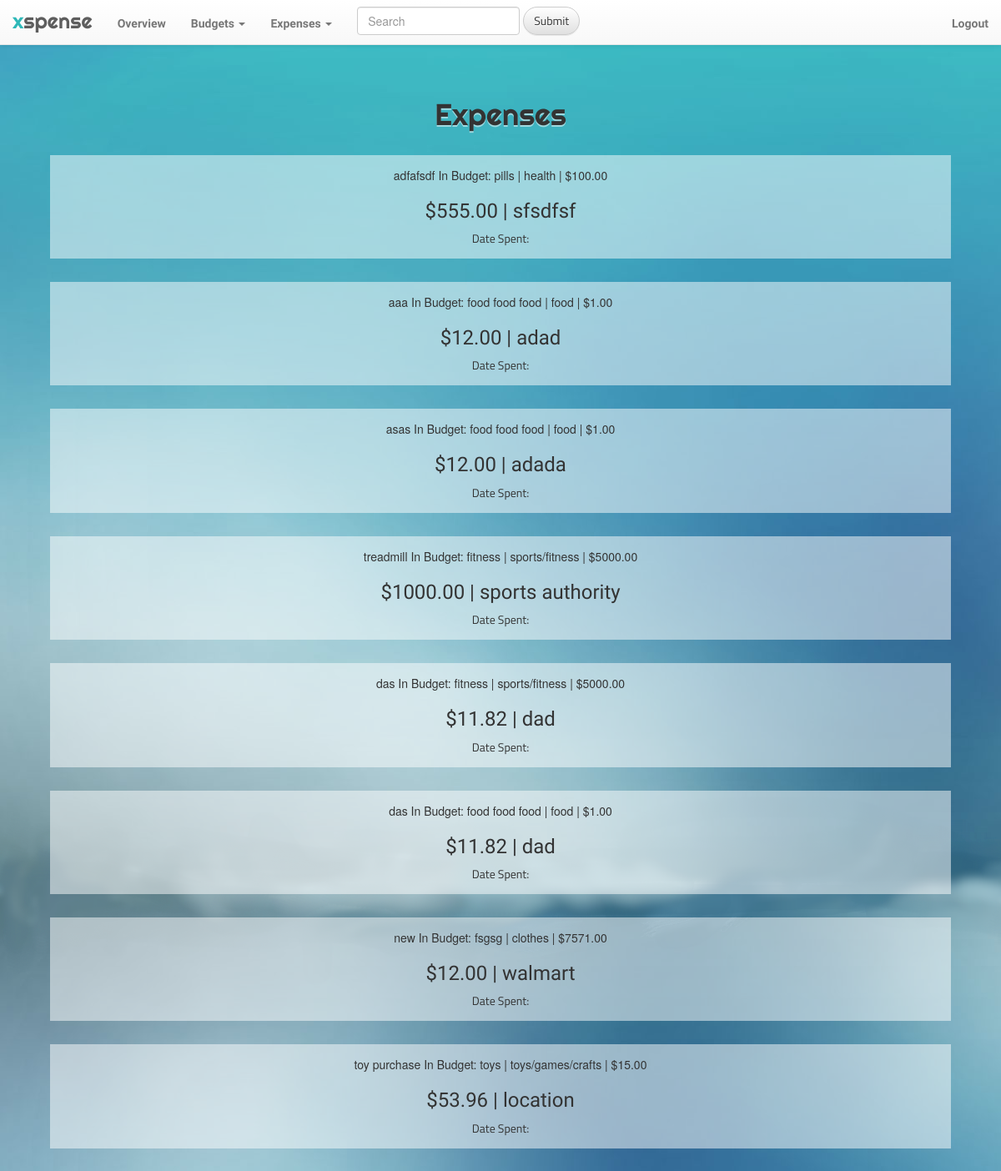
Screenshot of /expenses (signed in) with the database file from the repository.
### app_xspense/models.py (models this page shows, shortened)
class Expense(models.Model):
	user = models.ForeignKey('auth.User', null=True)
	budget = models.ForeignKey(Budget, on_delete=models.CASCADE, null=True, blank=True)
	item = models.TextField()
	price = models.DecimalField(max_digits=9, decimal_places=2)
	date = models.DateTimeField(
		default=timezone.now)
	location = models.TextField()

class Budget(models.Model):
	ELECTRONICS = 0
	OFFICE = 1
	ENTERTAINMENT = 2
	HOME_FURNITURE = 3
	CLOTHES = 4
	BABY_KIDS = 5
	TOYS_GAMES_CRAFTS = 6
	FOOD = 7
	HEALTH = 8
	BEAUTY = 9
	SPORTS_FITNESS = 10
	AUTO = 11
	GIFTS = 12
	OTHER = 13
	EDUCATION = 14
	category_choices = [
		(ELECTRONICS, 'electronics'),
		(OFFICE, 'office'),
		(ENTERTAINMENT, 'entertainment'),
		(HOME_FURNITURE, 'home/furniture'),
		(CLOTHES, 'clothes'),
		(BABY_KIDS, 'baby/kids'),
		(TOYS_GAMES_CRAFTS, 'toys/games/crafts'),
		(FOOD, 'food'),
		(HEALTH, 'health'),
		(BEAUTY, 'beauty'),
		(SPORTS_FITNESS, 'sports/fitness'),
		(AUTO, 'auto'),
		(GIFTS, 'gifts'),
		(OTHER, 'other'),
		(EDUCATION, 'education')
		]
	category = models.IntegerField(choices=category_choices, default=13)
	user = models.ForeignKey('auth.User', null=True)
	purpose = models.TextField()
	amount = models.DecimalField(max_digits=9, decimal_places=2)
	date_created = models.DateTimeField(
		default=timezone.now)
	def __str__(self):
		return "%s | %s | $%.2f" % (self.purpose, self.category_choices[self.category][1], self.amount)

### app_xspense/views.py (the view)
# urls.py: url(r'^expenses$', views.all_expenses, name='all_expenses'),
@login_required
def all_expenses(request):
	expenses = Expense.objects.filter(user=request.user)
	return render(request, 'app_xspense/expenses.html', {'expenses': expenses})

### app_xspense/templates/app_xspense/expenses.html
{% extends "app_xspense/base.html" %}
{% block content %}
	<h1 class="head-title">Expenses</h1>
	{% for expense in expenses %}
		<div class="solo-page container" style="width: 90%">
			<section class="small-6 columns">
				{{ expense.item }}
				In Budget: {{ expense.budget }}
				<div class="small-12 medium-9 columns">
					<h3 class="title">${{ expense.price }} | {{ expense.location }}</h3>
					<p>Date Spent: {{ expense|date:"m/d/Y" }}</p>
				</div>
			</section>
		</div>
	{% endfor %}
{% endblock %}

### app_xspense/static/css/xspense.css (style rules this page uses)
body { margin-top: 100px; background: url(../img/fixed.png); }
h1 { font-family: 'Righteous', cursive; }
h2, h3, h5 { font-family: 'Handlee', cursive; }
p { font-family: 'Titillium Web', sans-serif; padding: 0; margin: 0; }
.solo-page { background-color: rgba(255, 255, 255, 0.5); margin-bottom: 2em; padding: 1em; }
.solo-page section { text-align: center; }
.head-title { text-align: center; padding: 0.5em; text-shadow: 0 2px rgba(255, 255, 255, 0.5); }

### rows the page displays
Expense: item "adfafsdf", budget "pills | health | $100.00", price "555.00", location "sfsdfsf"
Expense: item "aaa", budget "food food food | food | $1.00", price "12.00", location "adad"
Expense: item "asas", budget "food food food | food | $1.00", price "12.00", location "adada"
Expense: item "treadmill", budget "fitness | sports/fitness | $5000.00", price "1000.00", location "sports authority"
Expense: item "das", budget "fitness | sports/fitness | $5000.00", price "11.82", location "dad"
Expense: item "das", budget "food food food | food | $1.00", price "11.82", location "dad"
Expense: item "new", budget "fsgsg | clothes | $7571.00", price "12.00", location "walmart"
Expense: item "toy purchase", budget "toys | toys/games/crafts | $15.00", price "53.96", location "location"
